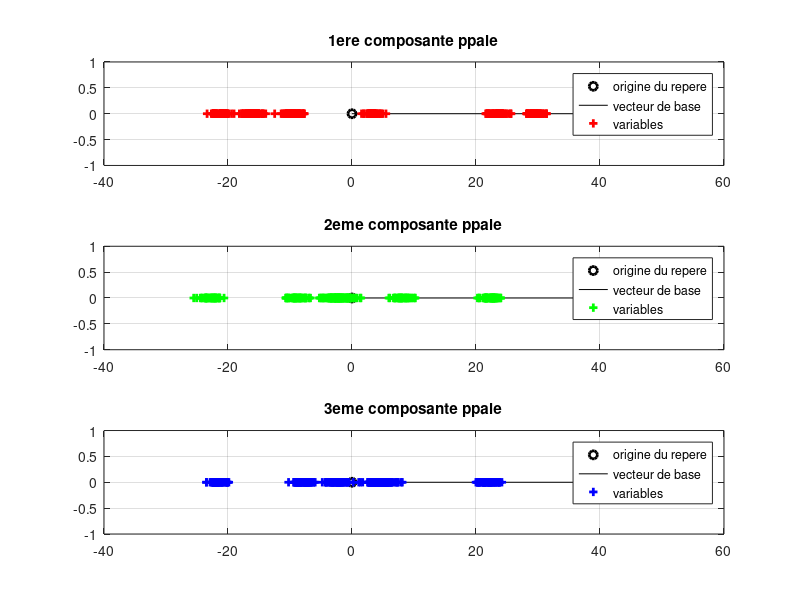
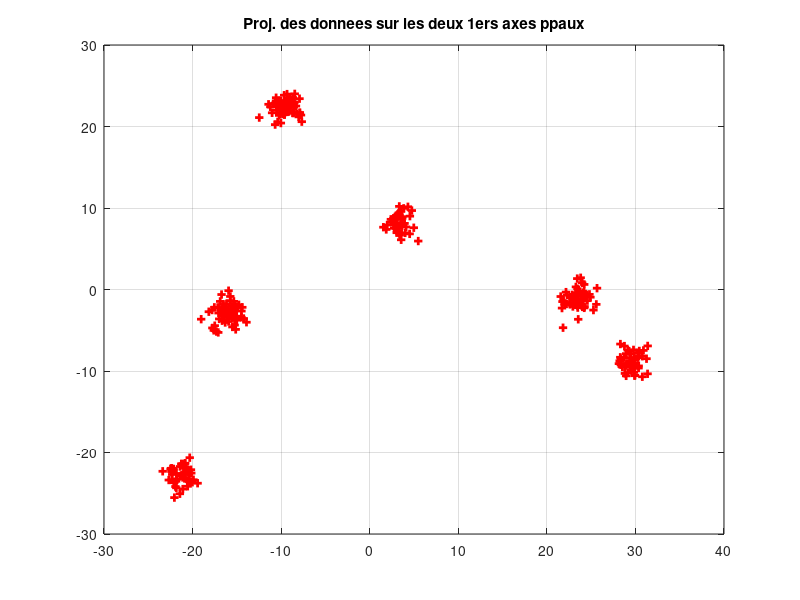
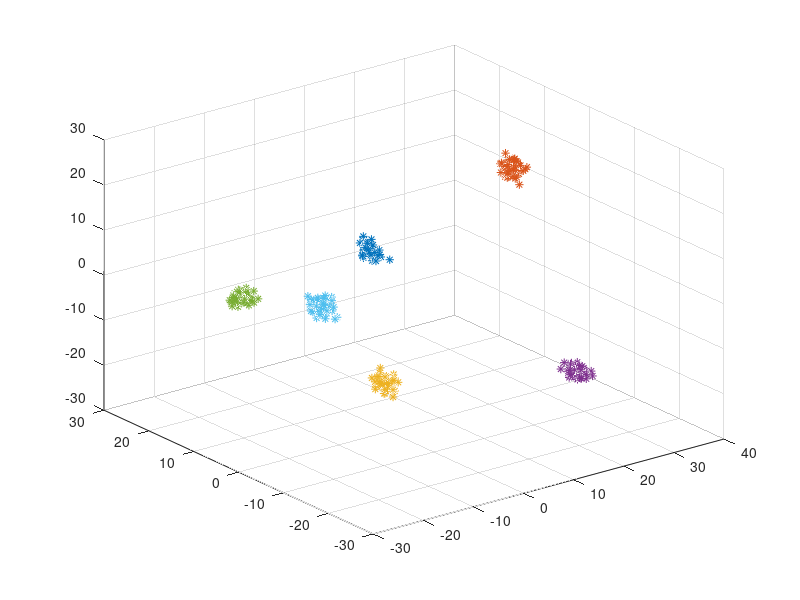
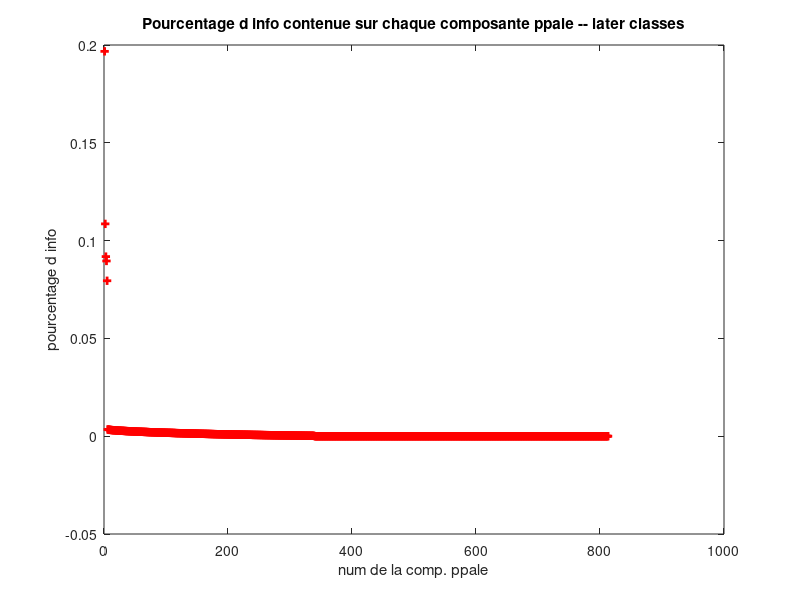

These figures' MATLAB source, in order:
clear variables
close all

% chargement du jeu de données
load('dataset.mat')

%Travailler sur les variables au lieux des individus revient à transposer
%la matrice
X = transpose(X);
%% Calcule des paramètres du tableau
n = size(X,1);
nb_param = size(X,2);

%%%%%%%%%%%%%%%%%%%%%%%%%%%%%%%%%%%%%%%%%%%%%%%%%%%%%%%%%%%%%%%%%%%%%%%%%%%
% CALCULER LA MATRICE DE VARIANCE/COVARIANCE DU TABLEAU DES DONNEES X, ET
% LES AXES PRINCIPAUX. REORDONNER CES AXES PAR ORDRE DECROISSANT DU
% CONTRASTE QU'ILS FOURNISSENT.
% CALCULER LA MATRICE C DE L'ECHANTILLON DANS CE NOUVEAU REPERE.
%%%%%%%%%%%%%%%%%%%%%%%%%%%%%%%%%%%%%%%%%%%%%%%%%%%%%%%%%%%%%%%%%%%%%%%%%%%

X_moy = mean(X); %X_moy est un vecteur qui représente l'individu moyen . 
X_c = X - X_moy; %X_c est la matrice centrée
Sigma = (1/n)*transpose(X_c)*X_c  %Sigma est la matrice de variance/covariance
[W , D] = eig(Sigma);  %W est une matrice contenant les vecteurs propres de Sigma , D est une matrice diagonale
%contenant ses valeurs propres
contraste = diag(D)/trace(D); %contraste est un vecteur contenant les contrastes .
[contraste_trie , indices] = sort(contraste,'descend'); %Trier les valeurs propres par ordre décroissant .
U = W(: , indices);  %U représente la matrice de passage de la base des axes principaux vers la base canonique .
C = X_c*U; %C est une matrice qui exprime les données dans le nouveau repère . 


%%%%%%%%%%%%%%%%%%%%%%%%%%%%%%%%%%%%%%%%%%%%%%%%%%%%%%%%%%%%%%%%%%%%%%%%%%%
% AFFICHER LA PROJECTION DE XC SUR :
% - LE PREMIER AXE PRINCIPAL
% - LE DEUXIEME AXE PRINCIPAL
% - LE TROISIEME AXE PRINCIPAL
%

figure(1),clf
subplot(3,1,1)
plot(0,0,'ko','linewidth',2);
hold on,plot([0 1.5*max(C(:,1))],[0 0],'k-');
hold on, plot(C(:,1),zeros(1,n),'r+','linewidth',2);grid on
legend('origine du repere','vecteur de base','variables');
title('1ere composante ppale')

subplot(3,1,2)
plot(0,0,'ko','linewidth',2);
hold on,plot([0 1.5*max(C(:,1))],[0 0],'k-');
hold on, plot(C(:,2),zeros(1,n),'g+','linewidth',2);grid on
legend('origine du repere','vecteur de base','variables');
title('2eme composante ppale')

subplot(3,1,3)
plot(0,0,'ko','linewidth',2);
hold on,plot([0 1.5*max(C(:,1))],[0 0],'k-');
hold on, plot(C(:,3),zeros(1,n),'b+','linewidth',2);grid on
legend('origine du repere','vecteur de base','variables');
title('3eme composante ppale')

%%%%%%%%%%%%%%%%%%%%%%%%%%%%%%%%%%%%%%%%%%%%%%%%%%%%%%%%%%%%%%%%%%%%%%%%%%%
% AFFICHER LES DEUX PREMIERES COMPOSANTES PRINCIPALES DE X DANS LE PLAN, 
% PUIS AFFICHER LES TROIS PREMIERES COMPOSANTES PRINCIPALES DE X DANS 
% L'ESPACE. 

figure(2), clf, 
plot(C(:,1),C(:,2),'r+','linewidth',2);
grid on 
title('Proj. des donnees sur les deux 1ers axes ppaux')

figure(3),clf, 
grid on
plot3(C(:,1),C(:,2),C(:,3),'r+','linewidth',2);
title('Proj. des donnees sur 3 1ers axes ppaux')

%%%%%%%%%%%%%%%%%%%%%%%%%%%%%%%%%%%%%%%%%%%%%%%%%%%%%%%%%%%%%%%%%%%%%%%%%%%
% AFFICHER UNE FIGURE MONTRANT LE POURCENTAGE D'INFORMATION APPORTEE PAR
% CHAQUE COMPOSANTE PRINCIPALE. 
% EN ABSCISSE DOIT SE TROUVER LE NUMERO DE LA COMPOSANTE OBSERVEE, EN 
% ORDONNEE ON MONTRERA LE POURCENTAGE D'INFO QUE CONTIENT CETTE COMPOSANTE.

figure(4),clf
p = length(contraste_trie);
plot([1:p],contraste_trie,'r+','linewidth',2)
title('Pourcentage d info contenue sur chaque composante ppale -- later classes')
xlabel('num de la comp. ppale');ylabel('pourcentage d info');

%%%%%%%%%%%%%%%%%%%%%%%%%%%%%%%%%%%%%%%%%%%%%%%%%%%%%%%%%%%%%%%%%%%%%%%%%%%
% UTILISATION DE kmeans


v = kmeans(C(:,1:3),6);
figure(3),
for i = 1:6
    indices = find(v == i);
    plot3(C(indices,1),C(indices,2),C(indices,3),'*');grid on;hold on
end
